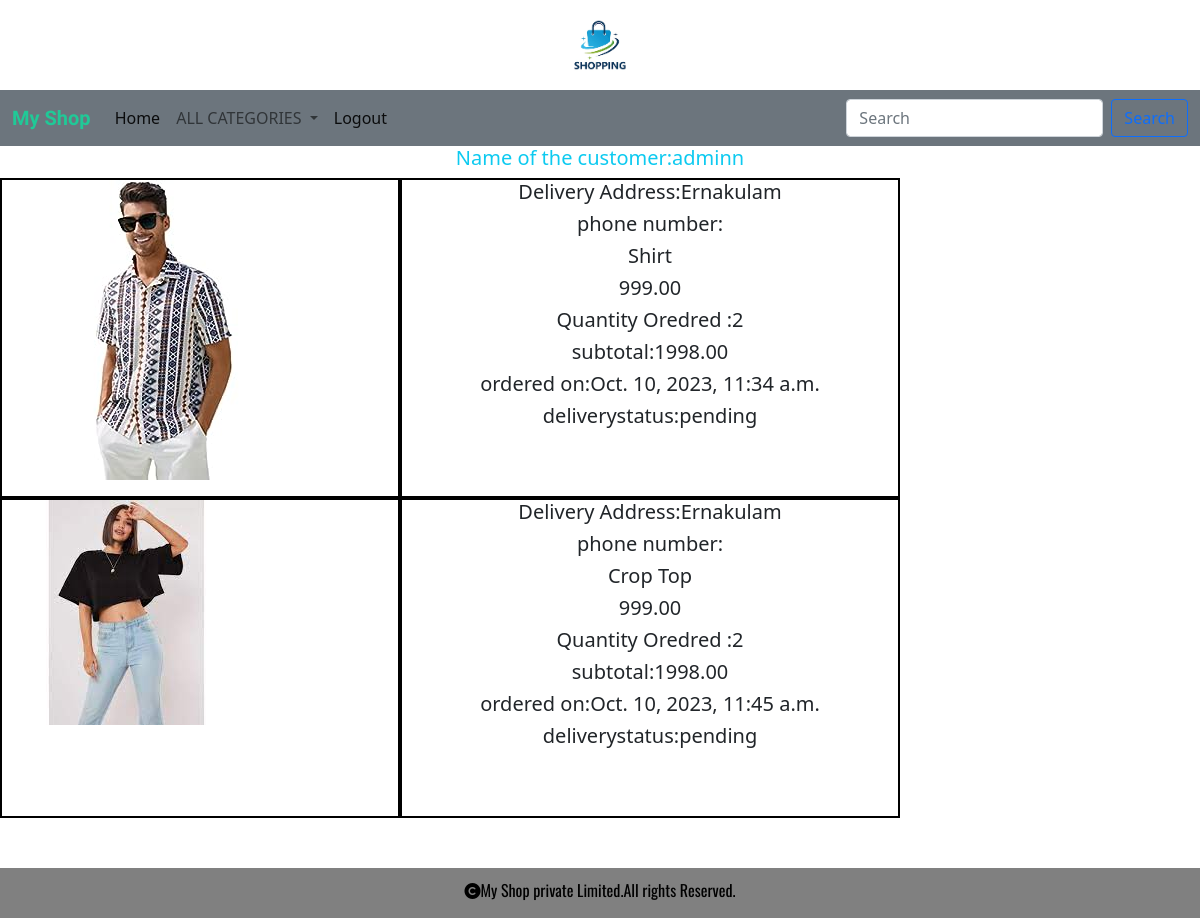
/cart/your_order (signed in), run on the app's committed database.
### cart/models.py (models this page shows, shortened)
class Order(models.Model):
    product=models.ForeignKey(Product,on_delete=models.CASCADE)
    user =models.ForeignKey(User,on_delete=models.CASCADE)
    noofitems=models.IntegerField()
    address=models.TextField(max_length=200)
    phone=models.CharField(max_length=200)
    order_status=models.CharField(max_length=20,default='pending')
    delivery_status=models.CharField(max_length=30,default='pending')
    date_added=models.DateTimeField(auto_now=True)
    def subtotal(self):
        return self.noofitems * self.product.price

### shop/models.py (models this page shows, shortened)
class Product(models.Model):
    pname=models.CharField(max_length=200)
    description=models.TextField()
    image=models.ImageField(upload_to='shop/product',null=True,blank=True)
    price=models.DecimalField(max_digits=10,decimal_places=2)
    category=models.ForeignKey(Category,on_delete=models.CASCADE)
    stock=models.IntegerField()
    available=models.BooleanField(default=True)
    created=models.DateTimeField(auto_now_add=True)
    updated=models.DateTimeField(auto_now=True)

### cart/views.py (the view)
# urls.py: path('your_order',views.your_order,name='your_order')
def your_order(request):
    user=request.user
    order=Order.objects.filter(user=user)
    for i in order:
        username=i.user.username
    return render(request,'yourorder.html',{'order':order,'username':username})

### cart/context_processors.py (called while the page is built)
def counter(request):
    item_count=0
    if request.user.is_authenticated:
        user=request.user
        try:
            cart=Cart.objects.filter(user=user)
            for i in cart:
                item_count+=i.quantity
        except:
            item_count=0
    return{'count':item_count}

### shop/context_processors.py (called while the page is built)
def menu_links(request):
    links=Category.objects.all()
    return {'links':links}

### templates/yourorder.html
<!DOCTYPE html>
{% extends 'base.html'%}
{% load static%}
{% block content %}
<h5 class="text-center text-info">Name of the customer:{{username}}</h5>
<div class="container-fluid">
    <div class="row"style="margin-bottom:100px;">
        {% for i in order %}
        <div class=" col-sm-4" style="border:2px solid black;height:320px;">
            <img src="{{i.product.image.url}}">
        </div>
        <div class="col-sm-5" style="border:2px solid black;height:320px;">
            <h5 class="text-center">Delivery Address:{{i.address}}</h5>
            <h5 class="text-center">phone number:{{i.phnoe}}</h5>
            <h5 class="text-center">{{i.product.pname}}</h5>
            <h5 class="text-center">{{i.product.price}}</h5>
            <h5 class="text-center">Quantity Oredred :{{i.noofitems}}</h5>
            <h5 class="text-center">subtotal:{{i.subtotal}}</h5>
            <h5 class="text-center">ordered on:{{i.date_added}}</h5>
            <h5 class="text-center">deliverystatus:{{i.delivery_status}}</h5>
        </div>
        {% endfor %}
    </div>
</div>
{% endblock %}

### static/css/style.css (style rules this page uses)
body { background-color:white; }

### data on the page
Order: product.image (picture), address "Ernakulam", product.pname "Shirt", product.price "999.00", noofitems "2", subtotal "1998.00", date_added "Oct. 10, 2023, 11:34 a.m.", delivery_status "pending"
Order: product.image (picture), address "Ernakulam", product.pname "Crop Top", product.price "999.00", noofitems "2", subtotal "1998.00", date_added "Oct. 10, 2023, 11:45 a.m.", delivery_status "pending"

### other printed values
{{ username }} "adminn"
